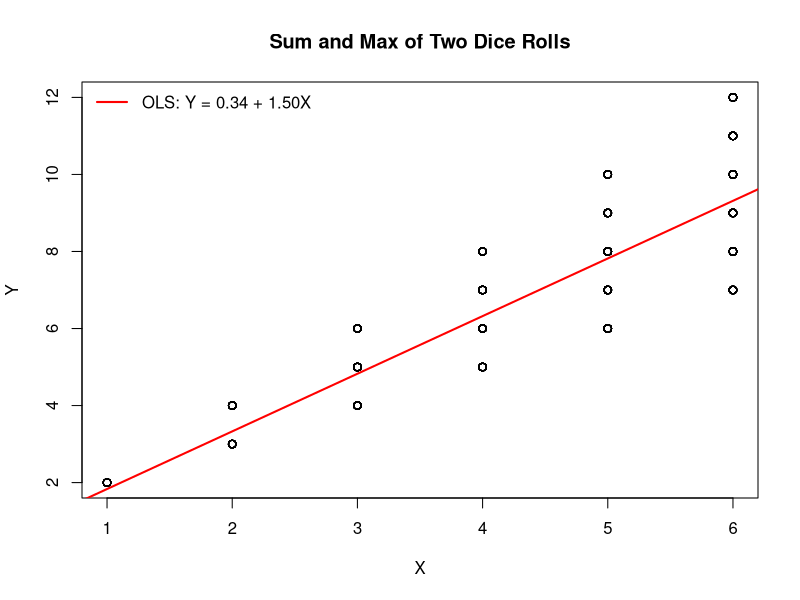
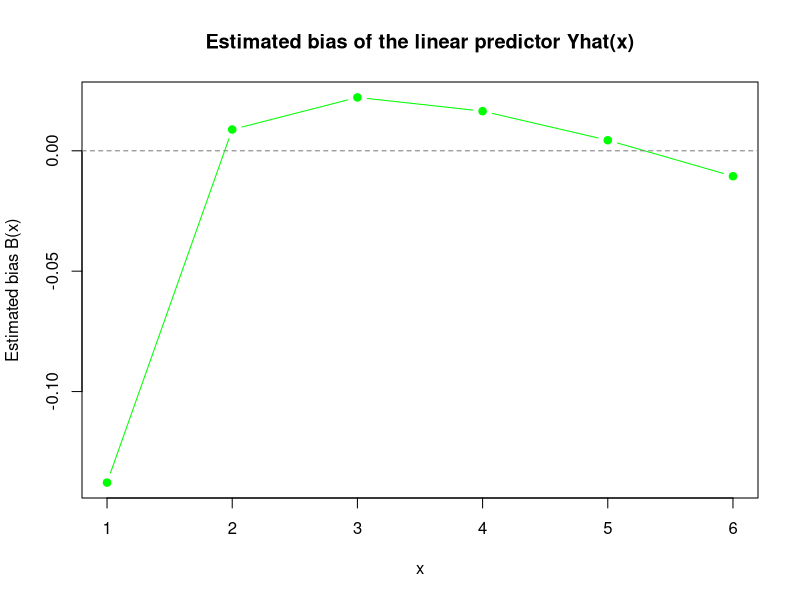
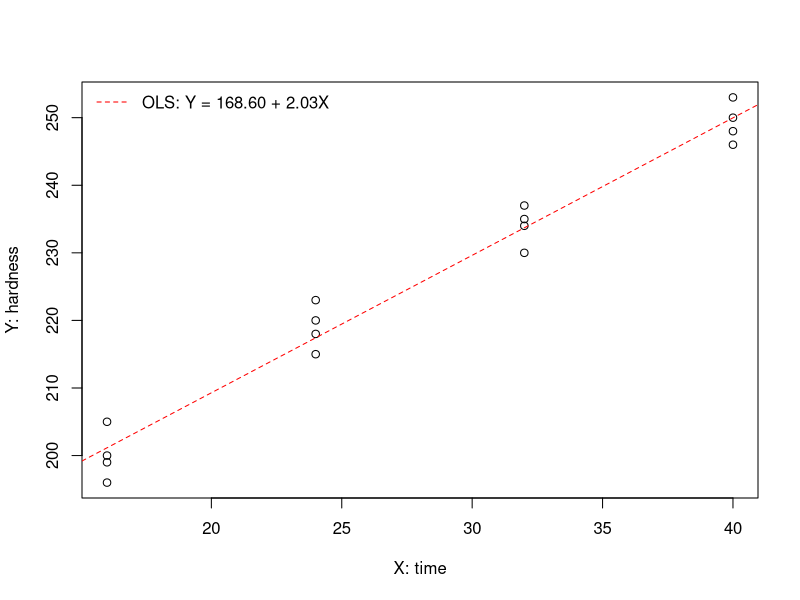

These figures' R source, in order:
## ---- chunk 1
set.seed(17)
n <- 1000
D1 <- sample(1:6, n, replace = TRUE)
D2 <- sample(1:6, n, replace = TRUE)

X <- pmax(D1, D2)
Y <- D1 + D2
ols <- lm(Y ~ X)

plot(X, Y, main = "Sum and Max of Two Dice Rolls")
abline(ols, col = "red", lwd = 2)
legend("topleft",
       sprintf("OLS: Y = %.2f + %.2fX", coef(ols)[1], coef(ols)[2]),
       col = "red", lwd = 2, bty = "n")
## ---- chunk 2
M <- 2000
N <- 1000

x_vals <- 1:6
y_vals <- 2:12
join_prob <- matrix(0, nrow = 6, ncol = 11, dimnames = list(x_vals, y_vals))
join_prob["1", "2"] <- 1
join_prob["2", c("3", "4")] <- c(2, 1)
join_prob["3", c("4", "5", "6")] <- c(2, 2, 1)
join_prob["4", c("5", "6", "7", "8")] <- c(2, 2, 2, 1)
join_prob["5", c("6", "7", "8", "9", "10")] <- c(2, 2, 2, 2, 1)
join_prob["6", c("7", "8", "9", "10", "11", "12")] <- c(2, 2, 2, 2, 2, 1)
join_prob <- join_prob / 36

# calculate true E[Y|X=x]
P_X <- rowSums(join_prob)
true_EY_given_X <- as.vector(join_prob %*% y_vals) / P_X

# simulation: M=2000 times N=1000 draws
Yhat_mat <- matrix(NA, nrow = M, ncol = length(x_vals))
for (r in 1:M) {
  D1_r <- sample(1:6, N, replace = TRUE)
  D2_r <- sample(1:6, N, replace = TRUE)
  X_r <- pmax(D1_r, D2_r)
  Y_r <- D1_r + D2_r
  fit_r <- lm(Y_r ~ X_r)
  Yhat_mat[r, ] <- coef(fit_r)[1] + coef(fit_r)[2] * x_vals
}
EYhat <- colMeans(Yhat_mat)
Bias_x <- EYhat - true_EY_given_X
names(Bias_x) <- x_vals
bias_table <- data.frame(
x = x_vals,
true_EY = true_EY_given_X,
E_Yhat = EYhat,
Bias = Bias_x
)
bias_table

plot(x_vals, Bias_x, type = "b", pch = 19, col = "green",
xlab = "x", ylab = "Estimated bias B(x)",
main = "Estimated bias of the linear predictor Yhat(x)")
abline(h = 0, lty = 2, col = "gray50")
## ---- chunk 3
#| echo: false
y <- c(199.0,205.0,196.0,200.0,218.0,220.0,215.0,223.0,237.0,234.0,235.0,230.0,250.0,248.0,253.0,246.0)
x <- c(rep(16,4),rep(24,4),rep(32,4),rep(40,4))   
## ---- chunk 4
model <- lm(y ~ x)
model
## ---- chunk 5
plot(x, y, xlab = "X: time", ylab = "Y: hardness")
abline(model, col = "red", lty = 2)
legend("topleft",
       sprintf("OLS: Y = %.2f + %.2fX", coef(model)[1], coef(model)[2]),
       col = "red", lty = 2, bty = "n")
## ---- chunk 6
y_hat <- fitted(model)
SSE <- sum((y - y_hat)^2)
MSE <- SSE / (length(y) - 2)
MSE
## ---- chunk 7
cor(x, y)
## ---- chunk 8
SST <- sum((y - mean(y_hat))^2)
R2 <- 1 - SSE / SST
R2
